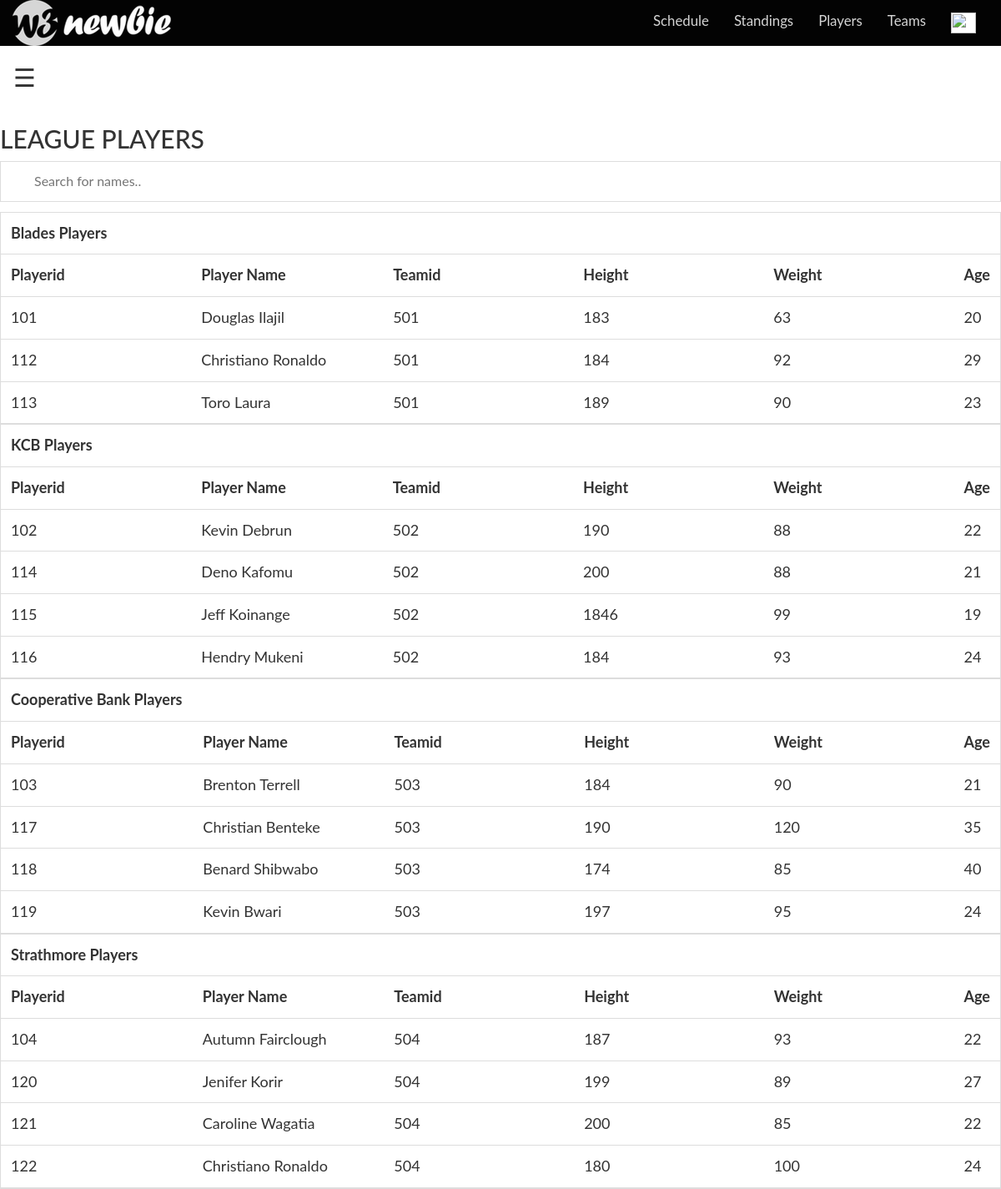
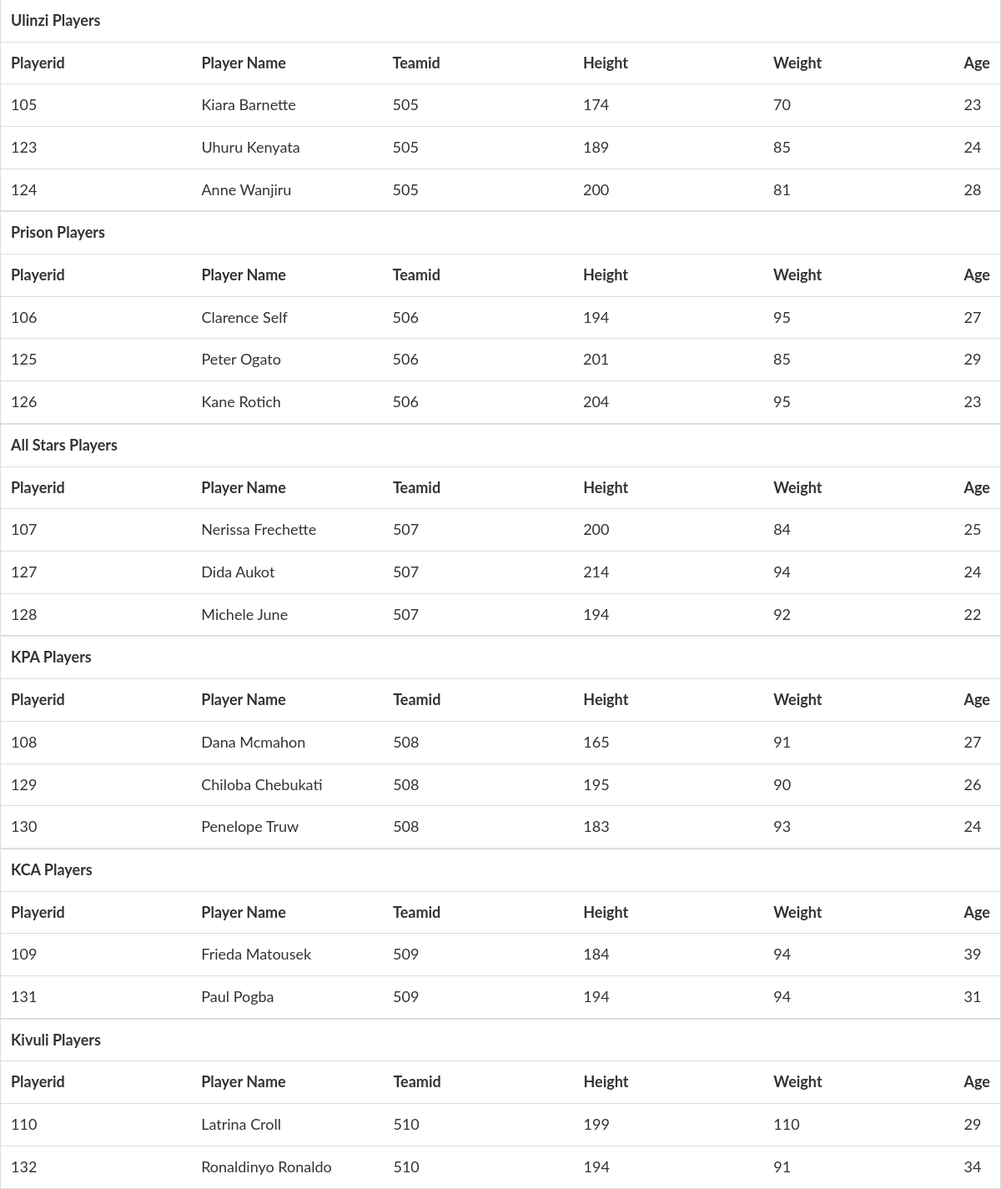
The page /playersadmin.php on the database its author committed (2 pictures, top to bottom).
### tables this page shows
CREATE TABLE `players` (
  `playerId` int(11) NOT NULL,
  `playerName` varchar(30) NOT NULL,
  `teamId` int(11) NOT NULL,
  `height` int(11) NOT NULL,
  `weight` int(11) NOT NULL,
  `age` int(11) NOT NULL
);

### playersadmin.php (the view, shortened to what this page needs)
<?php
require_once "connection.php";
?>
<!DOCTYPE html>
<html>
<head>
  <link rel="stylesheet" href="https://maxcdn.bootstrapcdn.com/bootstrap/3.3.7/css/bootstrap.min.css">
  <link rel="stylesheet" href="https://cdnjs.cloudflare.com/ajax/libs/font-awesome/4.7.0/css/font-awesome.min.css">
  <link rel="stylesheet" type="text/css" href="css.css">
</head>
<body>
<nav class="navbar navbar-inverse">
      <div class="container-fluid">
        <div class="navbar-header">
          <a href="#" class="navbar-nav navbar navbar-right"><img src="img/w3newbie.png"></a>
        </div>
        <div class="collapse navbar-collapse" id="myNavbar">
          <ul class="nav navbar-nav navbar-right">
            <li> <a href="exampleadmin.php">Schedule</a></li>
            <li> <a href="standingsadmin.php">Standings</a></li>
            <li> <a href="playersadmin.php">Players</a></li>
                    <li> <a href="teamsadmin.php">Teams</a></li>
                    <li style="float:right;"><a href="profile.php?userId=<?=$_SESSION["authlog"]["userId"]?>"><img style="width:30px; height:25px; background-color:white;" src="images/people/<?php echo $_SESSION["authlog"]["Image"];?>"><?php echo ' ';?><?php echo strtoupper($_SESSION["authlog"]["Full_Name"]);?></a></li>
          </ul>
        </div>
      </div>
   </nav>
<div id="main">
    <span style="font-size:30px;cursor:pointer" onclick="openNav()">&#9776;</span>
</div>
<h2>LEAGUE PLAYERS</h2>
<input type="text" id="myInput" onkeyup="myFunction()" placeholder="Search for names.." title="Type in a name">
<table id="myTable">
  <tr class="header">
    <tr>
      <td align="center"><b>Blades Players</b></td>
  </tr>
    <th style="width:20%;">Playerid</th>
    <th style="width:20%;">Player Name</th>
    <th style="width:20%;">Teamid</th>
    <th style="width:20%;">Height</th>
    <th style="width:20%;">Weight</th>
    <th style="width:20%;">Age</th>
  </tr>
  <?php
$select_qry="SELECT `playerId`, `playerName`, `teamId`, `height`, `weight`, `age` FROM `players` WHERE teamId =501";
$results=$conn->query($select_qry);
if ($results->num_rows>0){
  while ($row=$results->fetch_assoc()) {
 ?>
  <tr>
  <td align="center" scope="row"><?php echo $row["playerId"]; ?></td>
  <td align="center" scope="row"><?php echo $row["playerName"]; ?></td>
  <td align="center" scope="row"><?php echo $row["teamId"]; ?></td>
  <td align="center" scope="row"><?php echo $row["height"]; ?></td>
  <td align="center" scope="row"><?php echo $row["weight"]; ?></td>
  <td align="center" scope="row"><?php echo $row["age"]; ?></td>
 </tr>
 <?php
}
}else {
  echo "0 results";
}
    ?>
  <table id="myTable">
  <tr class="header">
    <tr>
      <td align="center"><b>KCB Players</b></td>
  </tr>
    <th style="width:20%;">Playerid</th>
    <th style="width:20%;">Player Name</th>
    <th style="width:20%;">Teamid</th>
    <th style="width:20%;">Height</th>
    <th style="width:20%;">Weight</th>
    <th style="width:20%;">Age</th>
  </tr>
  <?php
$select_qry="SELECT `playerId`, `playerName`, `teamId`, `height`, `weight`, `age` FROM `players` WHERE teamId =502";
$results=$conn->query($select_qry);
if ($results->num_rows>0){
  while ($row=$results->fetch_assoc()) {
 ?>
  <tr>
  <td align="center" scope="row"><?php echo $row["playerId"]; ?></td>
  <td align="center" scope="row"><?php echo $row["playerName"]; ?></td>
  <td align="center" scope="row"><?php echo $row["teamId"]; ?></td>
  <td align="center" scope="row"><?php echo $row["height"]; ?></td>
  <td align="center" scope="row"><?php echo $row["weight"]; ?></td>
  <td align="center" scope="row"><?php echo $row["age"]; ?></td>
 </tr>
 <?php
}
}else {
  echo "0 results";
}
    ?>
    <table id="myTable">
  <tr class="header">
    <tr>
      <td align="center"><b>Cooperative Bank Players</b></td>
  </tr>
    <th style="width:20%;">Playerid</th>
    <th style="width:20%;">Player Name</th>
    <th style="width:20%;">Teamid</th>
    <th style="width:20%;">Height</th>
    <th style="width:20%;">Weight</th>
    <th style="width:20%;">Age</th>
  </tr>
  <?php
$select_qry="SELECT `playerId`, `playerName`, `teamId`, `height`, `weight`, `age` FROM `players` WHERE teamId =503";
$results=$conn->query($select_qry);
if ($results->num_rows>0){
  while ($row=$results->fetch_assoc()) {
 ?>
  <tr>
  <td align="center" scope="row"><?php echo $row["playerId"]; ?></td>
  <td align="center" scope="row"><?php echo $row["playerName"]; ?></td>
  <td align="center" scope="row"><?php echo $row["teamId"]; ?></td>
  <td align="center" scope="row"><?php echo $row["height"]; ?></td>
  <td align="center" scope="row"><?php echo $row["weight"]; ?></td>
  <td align="center" scope="row"><?php echo $row["age"]; ?></td>
 </tr>
 <?php
}
}else {
  echo "0 results";
}
    ?>
    <table id="myTable">
  <tr class="header">
    <tr>
      <td align="center"><b>Strathmore Players</b></td>
  </tr>
    <th style="width:20%;">Playerid</th>
    <th style="width:20%;">Player Name</th>
    <th style="width:20%;">Teamid</th>
    <th style="width:20%;">Height</th>
    <th style="width:20%;">Weight</th>
    <th style="width:20%;">Age</th>
  </tr>
  <?php
$select_qry="SELECT `playerId`, `playerName`, `teamId`, `height`, `weight`, `age` FROM `players` WHERE teamId =504";
$results=$conn->query($select_qry);
if ($results->num_rows>0){
  while ($row=$results->fetch_assoc()) {
 ?>
  <tr>
  <td align="center" scope="row"><?php echo $row["playerId"]; ?></td>
  <td align="center" scope="row"><?php echo $row["playerName"]; ?></td>
  <td align="center" scope="row"><?php echo $row["teamId"]; ?></td>
  <td align="center" scope="row"><?php echo $row["height"]; ?></td>
  <td align="center" scope="row"><?php echo $row["weight"]; ?></td>
  <td align="center" scope="row"><?php echo $row["age"]; ?></td>
 </tr>
 <?php
}
}else {
  echo "0 results";
}
    ?>
    <table id="myTable">
  <tr class="header">
    <tr>
      <td align="center"><b>Ulinzi Players</b></td>
  </tr>
    <th style="width:20%;">Playerid</th>
    <th style="width:20%;">Player Name</th>
    <th style="width:20%;">Teamid</th>
    <th style="width:20%;">Height</th>
    <th style="width:20%;">Weight</th>
    <th style="width:20%;">Age</th>
  </tr>
  <?php
$select_qry="SELECT `playerId`, `playerName`, `teamId`, `height`, `weight`, `age` FROM `players` WHERE teamId =505";
$results=$conn->query($select_qry);
if ($results->num_rows>0){
  while ($row=$results->fetch_assoc()) {
 ?>
  <tr>
  <td align="center" scope="row"><?php echo $row["playerId"]; ?></td>
  <td align="center" scope="row"><?php echo $row["playerName"]; ?></td>
  <td align="center" scope="row"><?php echo $row["teamId"]; ?></td>
  <td align="center" scope="row"><?php echo $row["height"]; ?></td>
  <td align="center" scope="row"><?php echo $row["weight"]; ?></td>
  <td align="center" scope="row"><?php echo $row["age"]; ?></td>
 </tr>
 <?php
}
}else {
  echo "0 results";
}
    ?>
    <table id="myTable">
  <tr class="header">
    <tr>
      <td align="center"><b>Prison Players</b></td>
  </tr>
    <th style="width:20%;">Playerid</th>
    <th style="width:20%;">Player Name</th>
    <th style="width:20%;">Teamid</th>
    <th style="width:20%;">Height</th>
    <th style="width:20%;">Weight</th>
    <th style="width:20%;">Age</th>
  </tr>
  <?php
$select_qry="SELECT `playerId`, `playerName`, `teamId`, `height`, `weight`, `age` FROM `players` WHERE teamId =506";
$results=$conn->query($select_qry);
if ($results->num_rows>0){
  while ($row=$results->fetch_assoc()) {
 ?>
  <tr>
  <td align="center" scope="row"><?php echo $row["playerId"]; ?></td>
  <td align="center" scope="row"><?php echo $row["playerName"]; ?></td>
  <td align="center" scope="row"><?php echo $row["teamId"]; ?></td>
  <td align="center" scope="row"><?php echo $row["height"]; ?></td>
  <td align="center" scope="row"><?php echo $row["weight"]; ?></td>
  <td align="center" scope="row"><?php echo $row["age"]; ?></td>
 </tr>
 <?php
}
}else {
  echo "0 results";
}
    ?>
    <table id="myTable">
  <tr class="header">
    <tr>
      <td align="center"><b>All Stars Players</b></td>
  </tr>
    <th style="width:20%;">Playerid</th>
    <th style="width:20%;">Player Name</th>
    <th style="width:20%;">Teamid</th>
    <th style="width:20%;">Height</th>
    <th style="width:20%;">Weight</th>
    <th style="width:20%;">Age</th>
  </tr>
  <?php
$select_qry="SELECT `playerId`, `playerName`, `teamId`, `height`, `weight`, `age` FROM `players` WHERE teamId =507";
$results=$conn->query($select_qry);
if ($results->num_rows>0){
  while ($row=$results->fetch_assoc()) {
 ?>
  <tr>
  <td align="center" scope="row"><?php echo $row["playerId"]; ?></td>
  <td align="center" scope="row"><?php echo $row["playerName"]; ?></td>
  <td align="center" scope="row"><?php echo $row["teamId"]; ?></td>
  <td align="center" scope="row"><?php echo $row["height"]; ?></td>
  <td align="center" scope="row"><?php echo $row["weight"]; ?></td>
  <td align="center" scope="row"><?php echo $row["age"]; ?></td>
 </tr>
 <?php
}
}else {
  echo "0 results";
}
    ?>
    <table id="myTable">
  <tr class="header">
    <tr>
      <td align="center"><b>KPA Players</b></td>
  </tr>
    <th style="width:20%;">Playerid</th>
    <th style="width:20%;">Player Name</th>
    <th style="width:20%;">Teamid</th>
    <th style="width:20%;">Height</th>
    <th style="width:20%;">Weight</th>
    <th style="width:20%;">Age</th>
  </tr>
  <?php
$select_qry="SELECT `playerId`, `playerName`, `teamId`, `height`, `weight`, `age` FROM `players` WHERE teamId =508";
$results=$conn->query($select_qry);
if ($results->num_rows>0){
  while ($row=$results->fetch_assoc()) {
 ?>
  <tr>
  <td align="center" scope="row"><?php echo $row["playerId"]; ?></td>
  <td align="center" scope="row"><?php echo $row["playerName"]; ?></td>
  <td align="center" scope="row"><?php echo $row["teamId"]; ?></td>
  <td align="center" scope="row"><?php echo $row["height"]; ?></td>
  <td align="center" scope="row"><?php echo $row["weight"]; ?></td>
  <td align="center" scope="row"><?php echo $row["age"]; ?></td>
 </tr>
 <?php
}
}else {
  echo "0 results";
}
    ?>
    <table id="myTable">
  <tr class="header">
    <tr>
      <td align="center"><b>KCA Players</b></td>
  </tr>
    <th style="width:20%;">Playerid</th>
    <th style="width:20%;">Player Name</th>
    <th style="width:20%;">Teamid</th>
    <th style="width:20%;">Height</th>
    <th style="width:20%;">Weight</th>
    <th style="width:20%;">Age</th>
  </tr>
  <?php
$select_qry="SELECT `playerId`, `playerName`, `teamId`, `height`, `weight`, `age` FROM `players` WHERE teamId =509";
$results=$conn->query($select_qry);
if ($results->num_rows>0){
  while ($row=$results->fetch_assoc()) {
 ?>
  <tr>
  <td align="center" scope="row"><?php echo $row["playerId"]; ?></td>
  <td align="center" scope="row"><?php echo $row["playerName"]; ?></td>
  <td align="center" scope="row"><?php echo $row["teamId"]; ?></td>
  <td align="center" scope="row"><?php echo $row["height"]; ?></td>
  <td align="center" scope="row"><?php echo $row["weight"]; ?></td>
  <td align="center" scope="row"><?php echo $row["age"]; ?></td>
 </tr>
 <?php
}
}else {
  echo "0 results";
}
    ?>
    <table id="myTable">
  <tr class="header">
    <tr>
      <td align="center"><b>Kivuli Players</b></td>
  </tr>
    <th style="width:20%;">Playerid</th>
    <th style="width:20%;">Player Name</th>
    <th style="width:20%;">Teamid</th>
    <th style="width:20%;">Height</th>
    <th style="width:20%;">Weight</th>
    <th style="width:20%;">Age</th>
  </tr>
  <?php
$select_qry="SELECT `playerId`, `playerName`, `teamId`, `height`, `weight`, `age` FROM `players` WHERE teamId =510";
$results=$conn->query($select_qry);
if ($results->num_rows>0){
  while ($row=$results->fetch_assoc()) {
 ?>
  <tr>
  <td align="center" scope="row"><?php echo $row["playerId"]; ?></td>
  <td align="center" scope="row"><?php echo $row["playerName"]; ?></td>
  <td align="center" scope="row"><?php echo $row["teamId"]; ?></td>
  <td align="center" scope="row"><?php echo $row["height"]; ?></td>
  <td align="center" scope="row"><?php echo $row["weight"]; ?></td>
  <td align="center" scope="row"><?php echo $row["age"]; ?></td>
 </tr>
 <?php
}
}else {
  echo "0 results";
}
    ?>
</body>
</html>

### css.css (style rules this page uses)
.navbar { margin-bottom: 0; border-radius: 0; background-color: #030303; color: #FFF padding: 1% 0; font-size: 1.2em; border:0; }
.navbar-inverse .navbar-nav li a { color: #D5D5D5; }

### playersadmin.php (style rules this page uses)
* { box-sizing: border-box; }
.navbar { margin-bottom: 0; border-radius: 0; background-color: #030303; color: #FFF padding: 1% 0; font-size: 1.2em; border:0; }
#myInput { background-image: url('/css/searchicon.png'); background-position: 10px 10px; background-repeat: no-repeat; width: 100%; font-size: 16px; padding: 12px 20px 12px 40px; border: 1px solid #ddd; margin-bottom: 12px; }
#myTable { border-collapse: collapse; width: 100%; border: 1px solid #ddd; font-size: 18px; }
#myTable th, #myTable td { text-align: left; padding: 12px; }
#myTable tr { border-bottom: 1px solid #ddd; }
#myTable tr.header, #myTable tr:hover { background-color: #f1f1f1; }
body { font-family: "Lato", sans-serif; transition: background-color .5s; }
#main { transition: margin-left .5s; padding: 16px; }

### rows shown on the page
players: playerId "101", playerName "Douglas Ilajil", teamId "501", height "183", weight "63", age "20"
players: playerId "112", playerName "Christiano Ronaldo", teamId "501", height "184", weight "92", age "29"
players: playerId "113", playerName "Toro Laura", teamId "501", height "189", weight "90", age "23"
players: playerId "102", playerName "Kevin Debrun", teamId "502", height "190", weight "88", age "22"
players: playerId "114", playerName "Deno Kafomu", teamId "502", height "200", weight "88", age "21"
players: playerId "115", playerName "Jeff Koinange", teamId "502", height "1846", weight "99", age "19"
players: playerId "116", playerName "Hendry Mukeni", teamId "502", height "184", weight "93", age "24"
players: playerId "103", playerName "Brenton Terrell", teamId "503", height "184", weight "90", age "21"
players: playerId "117", playerName "Christian Benteke", teamId "503", height "190", weight "120", age "35"
players: playerId "118", playerName "Benard Shibwabo", teamId "503", height "174", weight "85", age "40"
players: playerId "119", playerName "Kevin Bwari", teamId "503", height "197", weight "95", age "24"
players: playerId "104", playerName "Autumn Fairclough", teamId "504", height "187", weight "93", age "22"
players: playerId "120", playerName "Jenifer Korir", teamId "504", height "199", weight "89", age "27"
players: playerId "121", playerName "Caroline Wagatia", teamId "504", height "200", weight "85", age "22"
players: playerId "122", playerName "Christiano Ronaldo", teamId "504", height "180", weight "100", age "24"
players: playerId "105", playerName "Kiara Barnette", teamId "505", height "174", weight "70", age "23"
players: playerId "123", playerName "Uhuru Kenyata", teamId "505", height "189", weight "85", age "24"
players: playerId "124", playerName "Anne Wanjiru", teamId "505", height "200", weight "81", age "28"
players: playerId "106", playerName "Clarence Self", teamId "506", height "194", weight "95", age "27"
players: playerId "125", playerName "Peter Ogato", teamId "506", height "201", weight "85", age "29"
players: playerId "126", playerName "Kane Rotich", teamId "506", height "204", weight "95", age "23"
players: playerId "107", playerName "Nerissa Frechette", teamId "507", height "200", weight "84", age "25"
players: playerId "127", playerName "Dida Aukot", teamId "507", height "214", weight "94", age "24"
players: playerId "128", playerName "Michele June", teamId "507", height "194", weight "92", age "22"
players: playerId "108", playerName "Dana Mcmahon", teamId "508", height "165", weight "91", age "27"
players: playerId "129", playerName "Chiloba Chebukati", teamId "508", height "195", weight "90", age "26"
players: playerId "130", playerName "Penelope Truw", teamId "508", height "183", weight "93", age "24"
players: playerId "109", playerName "Frieda Matousek", teamId "509", height "184", weight "94", age "39"
players: playerId "131", playerName "Paul Pogba", teamId "509", height "194", weight "94", age "31"
players: playerId "110", playerName "Latrina Croll", teamId "510", height "199", weight "110", age "29"
players: playerId "132", playerName "Ronaldinyo Ronaldo", teamId "510", height "194", weight "91", age "34"
